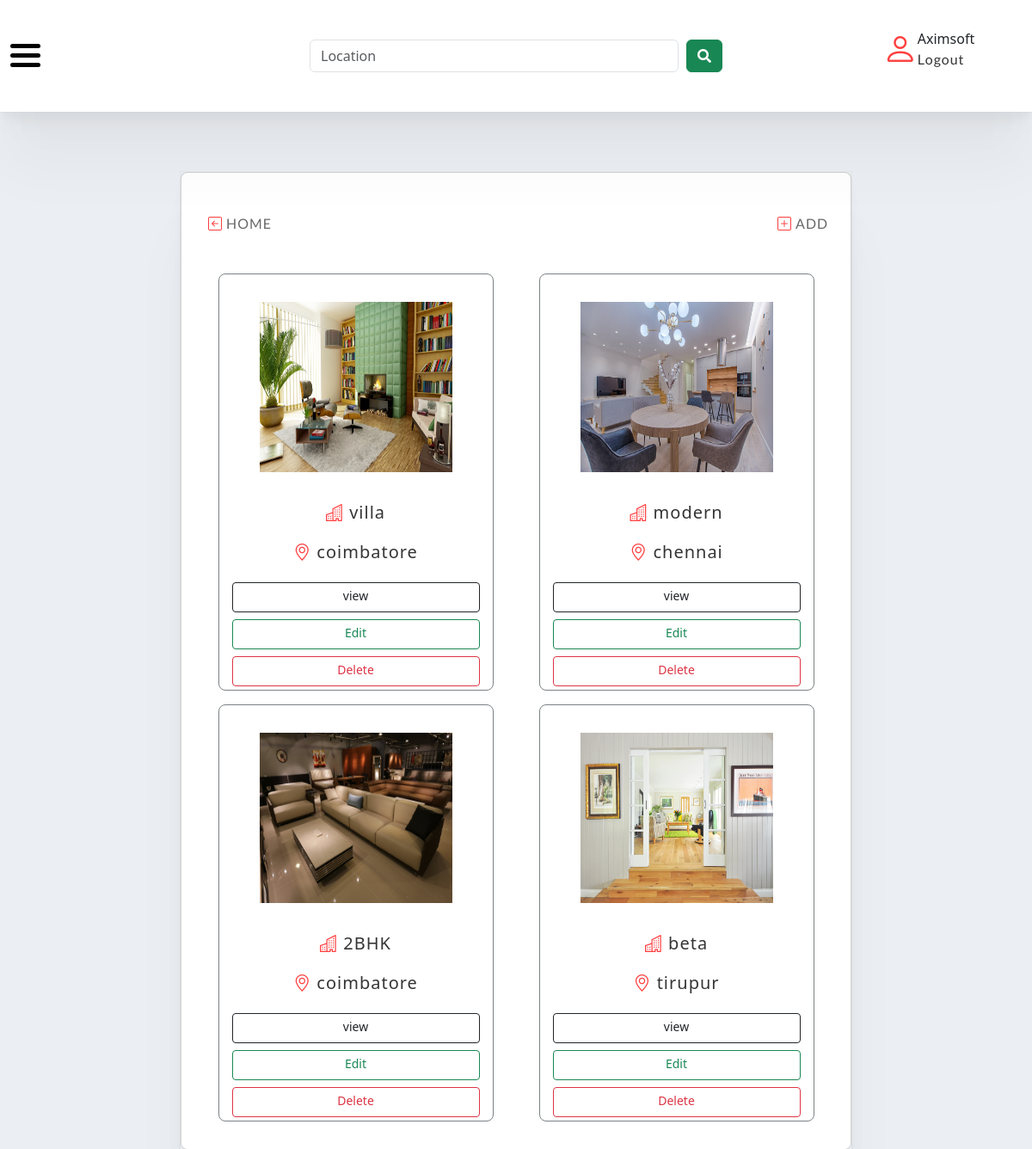
The page /own_property (signed in) on the database its author committed.
### user/models.py (models this page shows)
class User(AbstractUser):
    phone = models.IntegerField(default=None, null=True, blank=True)

### property/models.py (models this page shows, shortened)
class Property(models.Model):
    user = models.ForeignKey('user.User',on_delete=models.CASCADE, default=None, null=True, blank=True)
    name = models.TextField(max_length=200)
    location = models.TextField(max_length=200)
    start_date = models.DateField()
    end_date = models.DateField()
    details = models.JSONField(default=dict,blank=True)
    is_booked = models.BooleanField(default=False)
    feedback = models.JSONField(default=dict,blank=True)

### property/views.py (the view)
@login_required(login_url='sign_up')
def own_property(request):
    house = Property.objects.filter(user=request.user)
    pic = {}
    for room in house:
        image = Photo.objects.filter(property=room)
        pic[room.id] = image[0].photo
    print(pic, "hi")
    context = {"room": house, "photo": pic}
    return render(request,"property.html",context )

### template/property.html (shortened to what this page needs)
<!DOCTYPE html>
<html lang="en">
<head>
</head>
<body>
{% extends "home_page.html" %}
{% block content %}
<div class="top">
    <div class="in">
        <a href="{% url 'home' %}" class="active">
            <i class="bi bi-arrow-left-square"></i>
            <span style="opacity:0.75;" >Home</span>
        </a>
    </div>
    <div class="inright" >
        <a href="{% url 'add_property' %}" class="active">
            <i class="bi bi-plus-square"></i>
            <span style="opacity:0.75;" >Add</span>
        </a>
    </div>
</div>
<div class="addpro"   >
 <div  class="col-xs-4">
    {% for pro in room%}
     {% for num,pic in photo.items %}
      {%if num == pro.id %}
    <div class="box-im mx-auto mb-3">
    <img src="{{pic.url}}" height="262" class="image-thumbnail" alt="..." style=" width: 18rem;padding:2rem;">
        <p class="nameing" style=""><i class="bi bi-building"></i> {{pro.name}} </p>
        <p class="nameing" ><i class="bi bi-geo-alt"></i>  {{pro.location}} </p>
        <a href="{% url 'details_view' pro.id %}" class="btn btn-outline-dark btn-sm m-1" style=" width: 18rem;height: 35px;">view</a>
          <a href="{% url 'edit' pro.id %}" class="btn btn-outline-success btn-sm m-1" style=" width: 18rem;height: 35px;">Edit</a>
          <a href="{% url 'delete' pro.id %}" class="btn btn-outline-danger btn-sm m-1" style=" width: 18rem;height: 35px;">Delete</a>
    </div>
     {%endif%}
     {%endfor%}
     {%empty%}
     <header>You haven't add a property, click add icon and add property</header>
     {%endfor%}
</div>
</div>
{% endblock %}

### template/home_page.html (shortened to what this page needs)
<!DOCTYPE html>
<html lang="en">
<head>
     <link href="https://cdn.jsdelivr.net/npm/bootstrap@5.0.0-beta1/dist/css/bootstrap.min.css" rel="stylesheet"
>
    <link href="https://maxcdn.bootstrapcdn.com/font-awesome/4.2.0/css/font-awesome.min.css" rel="stylesheet">
    <link rel="stylesheet" href="https://cdn.jsdelivr.net/npm/bootstrap-icons@1.5.0/font/bootstrap-icons.css" />
    <link href="https://use.fontawesome.com/releases/v5.6.1/css/all.css" rel="stylesheet">
    <link href="https://cdn.jsdelivr.net/npm/bootstrap@5.2.3/dist/css/bootstrap.min.css" rel="stylesheet">
    <link href="https://getbootstrap.com/docs/5.2/assets/css/docs.css" rel="stylesheet">
    <link href="https://cdn.jsdelivr.net/npm/bootstrap@5.3.0-alpha1/dist/css/bootstrap.min.css" rel="stylesheet">
</head>
</head>
<body>
<nav class="navbar navbar-expand-lg">
  <div class="setop container-fluid">
    <div class="collapse navbar-collapse" id="navbarNavAltMarkup">
      <div class="navbar-nav">
          <div >
              <div class="menu" id="bar1"></div>
              <div class="menu" id="bar2" ></div>
              <div class="menu" id="bar3" ></div>
          </div>
      </div>
      <form name="search" id="search" method="POST" action="/search">
          <div class="box">
             <div class="float">
                 <input type="search" name="Location" id="" class="form-control" placeholder="Location" >
             </div>
             <div class="float1">
                 <button type="submit" class="btn btn-success" >
                     <i class='fa fa-search'></i>
                 </button>
             </div>
          </div>
      </form>
      <div class="user">
         <h1>
           <i class="bi bi-person" id="useri"></i>
         </h1>
          {% if request.user.is_authenticated %}
          <div>
            <a>{{request.user.username.capitalize}}</a>
            <a  href="{%url 'sign_out'%}" style=" color: #353535; text-decoration: none; font-family: 'Lato', sans-serif; letter-spacing: 1px; opacity:1;"><p >Logout</p></a>
          </div>
          {% else %}
          <a  href="{%url 'sign_up'%}" style="text-decoration: none">
            <p class="state">SIGNUP</p>
          </a>
          {% endif %}
      </div>
    </div>
  </div>
</nav>
<div class="content">
    <div class="card">
      <div class="card-body">
        {% block content %}{% endblock %}
      </div>
    </div>
</div>
</body>
</html>

### template/home_page.html (style rules this page uses)
.navbar { position: fixed; z-index: 1; width: 100%; background-color:white ; top: 0; height:9.7%; box-shadow:0 0 0 1px rgb(53 72 91 / 4%), 0 2px 2px rgb(0 0 0 / 0%), 0 4px 4px rgb(0 0 0 / 1%), 0 10px 8px rgb(0 0 0 / 2%), 0 15px 15px rgb(0 0 0 / 2%), 0 30px 30px rgb(0 0 0 / 2%), 0 70px 65px rgb(0 0 0 / 3%); }
.menu { border-radius:15px; width: 35px; height: 5px; background-color: black; margin: 6px 0; transition: transform 0.5s,opacity 0.5s; }
.box { display:flex; position: absolute; left: 50%; top: 50%; -webkit-transform: translate(-50%, -50%); transform: traookla speed testnslate(-50%, -50%); width: 40%; }
.collapse:not(.show) { display:flex; }
.float { flex:1; }
.user { display:flex; position: absolute; left: 90%; top: 50%; -webkit-transform: translate(-50%, -50%); transform: traookla speed testnslate(-50%, -50%); }
.form-control { width: 98%; }
body { background-color:#ebeef2; }
.content { position:absolute; width: 65%; top: 15%; left: 17.5%; transition: all .5s ease; box-shadow:0 0 0 1px rgb(53 72 91 / 4%), 0 2px 2px rgb(0 0 0 / 0%), 0 4px 4px rgb(0 0 0 / 1%), 0 10px 8px rgb(0 0 0 / 2%), 0 15px 15px rgb(0 0 0 / 2%), 0 30px 30px rgb(0 0 0 / 2%), 0 70px 65px rgb(0 0 0 / 3%); }
.card { border-radius: 0.5rem; }
.sidebar a:hover span,.bi { opacity: 0.75; visibility: visible; color:red; }
span { opacity: 1; }
a { text-decoration: none }
.top { max-width: 100%; width: 100%; float: left; padding: 10px; }
.in { float:left; }
.inright { float:right; }
.active, .right-active { color: #353535; line-height: 65px; text-align: left; border-left: 5px solid transparent; font-family: 'Lato', sans-serif; transition: all .5s ease; letter-spacing: 1px; text-transform: uppercase; }
.addpro { width: 100%; float: left; margin-top: 16px; }
.col-xs-4 { display:flex; flex-wrap: wrap; z-index:1; text-align: center; }
.box-im { width: 20rem; border: 1px solid #7c8184; border-radius: .5rem; }
.nameing { font-size: 20px; color: #353535; text-decoration: none; font-family: 'Lato' sans-serif; letter-spacing: 1px; opacity:1; }

### rows shown on the page
User: user.username "Aximsoft"
Property: name "villa", location "coimbatore"
Property: name "modern", location "chennai"
Property: name "2BHK", location "coimbatore"
Property: name "beta", location "tirupur"
